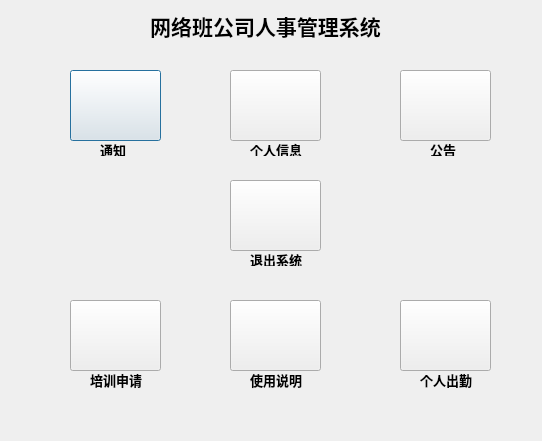
<?xml version="1.0" encoding="UTF-8"?>
<ui version="4.0">
 <class>EmployeeDialog</class>
 <widget class="QDialog" name="EmployeeDialog">
  <property name="geometry">
   <rect>
    <x>0</x>
    <y>0</y>
    <width>542</width>
    <height>441</height>
   </rect>
  </property>
  <property name="windowTitle">
   <string>Dialog</string>
  </property>
  <widget class="QLabel" name="label">
   <property name="geometry">
    <rect>
     <x>120</x>
     <y>10</y>
     <width>291</width>
     <height>31</height>
    </rect>
   </property>
   <property name="text">
    <string>&lt;!DOCTYPE HTML PUBLIC &quot;-//W3C//DTD HTML 4.0//EN&quot; &quot;http://www.w3.org/TR/REC-html40/strict.dtd&quot;&gt;
&lt;html&gt;&lt;head&gt;&lt;meta name=&quot;qrichtext&quot; content=&quot;1&quot; /&gt;&lt;style type=&quot;text/css&quot;&gt;
p, li { white-space: pre-wrap; }
&lt;/style&gt;&lt;/head&gt;&lt;body style=&quot; font-family:'SimSun'; font-size:9pt; font-weight:400; font-style:normal;&quot;&gt;
&lt;p align=&quot;center&quot; style=&quot; margin-top:0px; margin-bottom:0px; margin-left:0px; margin-right:0px; -qt-block-indent:0; text-indent:0px;&quot;&gt;&lt;span style=&quot; font-size:16pt; font-weight:600;&quot;&gt;网络班公司人事管理系统&lt;/span&gt;&lt;/p&gt;&lt;/body&gt;&lt;/html&gt;</string>
   </property>
  </widget>
  <widget class="QLabel" name="label_2">
   <property name="geometry">
    <rect>
     <x>0</x>
     <y>0</y>
     <width>541</width>
     <height>441</height>
    </rect>
   </property>
   <property name="styleSheet">
    <string notr="true">border-image: url(:/image/background.png);</string>
   </property>
   <property name="text">
    <string/>
   </property>
  </widget>
  <widget class="QPushButton" name="InForButton">
   <property name="geometry">
    <rect>
     <x>70</x>
     <y>70</y>
     <width>91</width>
     <height>71</height>
    </rect>
   </property>
   <property name="text">
    <string/>
   </property>
  </widget>
  <widget class="QPushButton" name="PersonalButton">
   <property name="geometry">
    <rect>
     <x>230</x>
     <y>70</y>
     <width>91</width>
     <height>71</height>
    </rect>
   </property>
   <property name="text">
    <string/>
   </property>
  </widget>
  <widget class="QPushButton" name="PublicButton">
   <property name="geometry">
    <rect>
     <x>400</x>
     <y>70</y>
     <width>91</width>
     <height>71</height>
    </rect>
   </property>
   <property name="text">
    <string/>
   </property>
  </widget>
  <widget class="QPushButton" name="ExitButton">
   <property name="geometry">
    <rect>
     <x>230</x>
     <y>180</y>
     <width>91</width>
     <height>71</height>
    </rect>
   </property>
   <property name="text">
    <string/>
   </property>
  </widget>
  <widget class="QPushButton" name="AttendanceButton">
   <property name="geometry">
    <rect>
     <x>400</x>
     <y>300</y>
     <width>91</width>
     <height>71</height>
    </rect>
   </property>
   <property name="text">
    <string/>
   </property>
  </widget>
  <widget class="QPushButton" name="ApplyButton">
   <property name="geometry">
    <rect>
     <x>70</x>
     <y>300</y>
     <width>91</width>
     <height>71</height>
    </rect>
   </property>
   <property name="text">
    <string/>
   </property>
  </widget>
  <widget class="QPushButton" name="ExplainButton">
   <property name="geometry">
    <rect>
     <x>230</x>
     <y>300</y>
     <width>91</width>
     <height>71</height>
    </rect>
   </property>
   <property name="text">
    <string/>
   </property>
  </widget>
  <widget class="QLabel" name="label_3">
   <property name="geometry">
    <rect>
     <x>100</x>
     <y>140</y>
     <width>31</width>
     <height>16</height>
    </rect>
   </property>
   <property name="text">
    <string>&lt;!DOCTYPE HTML PUBLIC &quot;-//W3C//DTD HTML 4.0//EN&quot; &quot;http://www.w3.org/TR/REC-html40/strict.dtd&quot;&gt;
&lt;html&gt;&lt;head&gt;&lt;meta name=&quot;qrichtext&quot; content=&quot;1&quot; /&gt;&lt;style type=&quot;text/css&quot;&gt;
p, li { white-space: pre-wrap; }
&lt;/style&gt;&lt;/head&gt;&lt;body style=&quot; font-family:'SimSun'; font-size:9pt; font-weight:400; font-style:normal;&quot;&gt;
&lt;p style=&quot; margin-top:0px; margin-bottom:0px; margin-left:0px; margin-right:0px; -qt-block-indent:0; text-indent:0px;&quot;&gt;&lt;span style=&quot; font-size:10pt; font-weight:600;&quot;&gt;通知&lt;/span&gt;&lt;/p&gt;&lt;/body&gt;&lt;/html&gt;</string>
   </property>
  </widget>
  <widget class="QLabel" name="label_4">
   <property name="geometry">
    <rect>
     <x>250</x>
     <y>140</y>
     <width>54</width>
     <height>16</height>
    </rect>
   </property>
   <property name="text">
    <string>&lt;!DOCTYPE HTML PUBLIC &quot;-//W3C//DTD HTML 4.0//EN&quot; &quot;http://www.w3.org/TR/REC-html40/strict.dtd&quot;&gt;
&lt;html&gt;&lt;head&gt;&lt;meta name=&quot;qrichtext&quot; content=&quot;1&quot; /&gt;&lt;style type=&quot;text/css&quot;&gt;
p, li { white-space: pre-wrap; }
&lt;/style&gt;&lt;/head&gt;&lt;body style=&quot; font-family:'SimSun'; font-size:9pt; font-weight:400; font-style:normal;&quot;&gt;
&lt;p style=&quot; margin-top:0px; margin-bottom:0px; margin-left:0px; margin-right:0px; -qt-block-indent:0; text-indent:0px;&quot;&gt;&lt;span style=&quot; font-size:10pt; font-weight:600;&quot;&gt;个人信息&lt;/span&gt;&lt;/p&gt;&lt;/body&gt;&lt;/html&gt;</string>
   </property>
  </widget>
  <widget class="QLabel" name="label_5">
   <property name="geometry">
    <rect>
     <x>430</x>
     <y>140</y>
     <width>31</width>
     <height>16</height>
    </rect>
   </property>
   <property name="text">
    <string>&lt;!DOCTYPE HTML PUBLIC &quot;-//W3C//DTD HTML 4.0//EN&quot; &quot;http://www.w3.org/TR/REC-html40/strict.dtd&quot;&gt;
&lt;html&gt;&lt;head&gt;&lt;meta name=&quot;qrichtext&quot; content=&quot;1&quot; /&gt;&lt;style type=&quot;text/css&quot;&gt;
p, li { white-space: pre-wrap; }
&lt;/style&gt;&lt;/head&gt;&lt;body style=&quot; font-family:'SimSun'; font-size:9pt; font-weight:400; font-style:normal;&quot;&gt;
&lt;p style=&quot; margin-top:0px; margin-bottom:0px; margin-left:0px; margin-right:0px; -qt-block-indent:0; text-indent:0px;&quot;&gt;&lt;span style=&quot; font-size:10pt; font-weight:600;&quot;&gt;公告&lt;/span&gt;&lt;/p&gt;&lt;/body&gt;&lt;/html&gt;</string>
   </property>
  </widget>
  <widget class="QLabel" name="label_6">
   <property name="geometry">
    <rect>
     <x>250</x>
     <y>250</y>
     <width>54</width>
     <height>16</height>
    </rect>
   </property>
   <property name="text">
    <string>&lt;!DOCTYPE HTML PUBLIC &quot;-//W3C//DTD HTML 4.0//EN&quot; &quot;http://www.w3.org/TR/REC-html40/strict.dtd&quot;&gt;
&lt;html&gt;&lt;head&gt;&lt;meta name=&quot;qrichtext&quot; content=&quot;1&quot; /&gt;&lt;style type=&quot;text/css&quot;&gt;
p, li { white-space: pre-wrap; }
&lt;/style&gt;&lt;/head&gt;&lt;body style=&quot; font-family:'SimSun'; font-size:9pt; font-weight:400; font-style:normal;&quot;&gt;
&lt;p style=&quot; margin-top:0px; margin-bottom:0px; margin-left:0px; margin-right:0px; -qt-block-indent:0; text-indent:0px;&quot;&gt;&lt;span style=&quot; font-size:10pt; font-weight:600;&quot;&gt;退出系统&lt;/span&gt;&lt;/p&gt;&lt;/body&gt;&lt;/html&gt;</string>
   </property>
  </widget>
  <widget class="QLabel" name="label_7">
   <property name="geometry">
    <rect>
     <x>250</x>
     <y>370</y>
     <width>54</width>
     <height>20</height>
    </rect>
   </property>
   <property name="text">
    <string>&lt;!DOCTYPE HTML PUBLIC &quot;-//W3C//DTD HTML 4.0//EN&quot; &quot;http://www.w3.org/TR/REC-html40/strict.dtd&quot;&gt;
&lt;html&gt;&lt;head&gt;&lt;meta name=&quot;qrichtext&quot; content=&quot;1&quot; /&gt;&lt;style type=&quot;text/css&quot;&gt;
p, li { white-space: pre-wrap; }
&lt;/style&gt;&lt;/head&gt;&lt;body style=&quot; font-family:'SimSun'; font-size:9pt; font-weight:400; font-style:normal;&quot;&gt;
&lt;p style=&quot; margin-top:0px; margin-bottom:0px; margin-left:0px; margin-right:0px; -qt-block-indent:0; text-indent:0px;&quot;&gt;&lt;span style=&quot; font-size:10pt; font-weight:600;&quot;&gt;使用说明&lt;/span&gt;&lt;/p&gt;&lt;/body&gt;&lt;/html&gt;</string>
   </property>
  </widget>
  <widget class="QLabel" name="label_8">
   <property name="geometry">
    <rect>
     <x>420</x>
     <y>370</y>
     <width>54</width>
     <height>21</height>
    </rect>
   </property>
   <property name="text">
    <string>&lt;!DOCTYPE HTML PUBLIC &quot;-//W3C//DTD HTML 4.0//EN&quot; &quot;http://www.w3.org/TR/REC-html40/strict.dtd&quot;&gt;
&lt;html&gt;&lt;head&gt;&lt;meta name=&quot;qrichtext&quot; content=&quot;1&quot; /&gt;&lt;style type=&quot;text/css&quot;&gt;
p, li { white-space: pre-wrap; }
&lt;/style&gt;&lt;/head&gt;&lt;body style=&quot; font-family:'SimSun'; font-size:9pt; font-weight:400; font-style:normal;&quot;&gt;
&lt;p style=&quot; margin-top:0px; margin-bottom:0px; margin-left:0px; margin-right:0px; -qt-block-indent:0; text-indent:0px;&quot;&gt;&lt;span style=&quot; font-size:10pt; font-weight:600;&quot;&gt;个人出勤&lt;/span&gt;&lt;/p&gt;&lt;/body&gt;&lt;/html&gt;</string>
   </property>
  </widget>
  <widget class="QLabel" name="label_9">
   <property name="geometry">
    <rect>
     <x>90</x>
     <y>370</y>
     <width>54</width>
     <height>20</height>
    </rect>
   </property>
   <property name="text">
    <string>&lt;!DOCTYPE HTML PUBLIC &quot;-//W3C//DTD HTML 4.0//EN&quot; &quot;http://www.w3.org/TR/REC-html40/strict.dtd&quot;&gt;
&lt;html&gt;&lt;head&gt;&lt;meta name=&quot;qrichtext&quot; content=&quot;1&quot; /&gt;&lt;style type=&quot;text/css&quot;&gt;
p, li { white-space: pre-wrap; }
&lt;/style&gt;&lt;/head&gt;&lt;body style=&quot; font-family:'SimSun'; font-size:9pt; font-weight:400; font-style:normal;&quot;&gt;
&lt;p style=&quot; margin-top:0px; margin-bottom:0px; margin-left:0px; margin-right:0px; -qt-block-indent:0; text-indent:0px;&quot;&gt;&lt;span style=&quot; font-size:10pt; font-weight:600;&quot;&gt;培训申请&lt;/span&gt;&lt;/p&gt;&lt;/body&gt;&lt;/html&gt;</string>
   </property>
  </widget>
  <zorder>label_2</zorder>
  <zorder>label</zorder>
  <zorder>InForButton</zorder>
  <zorder>PersonalButton</zorder>
  <zorder>PublicButton</zorder>
  <zorder>ExitButton</zorder>
  <zorder>AttendanceButton</zorder>
  <zorder>ApplyButton</zorder>
  <zorder>ExplainButton</zorder>
  <zorder>label_3</zorder>
  <zorder>label_4</zorder>
  <zorder>label_5</zorder>
  <zorder>label_6</zorder>
  <zorder>label_7</zorder>
  <zorder>label_8</zorder>
  <zorder>label_9</zorder>
 </widget>
 <resources/>
 <connections/>
</ui>
